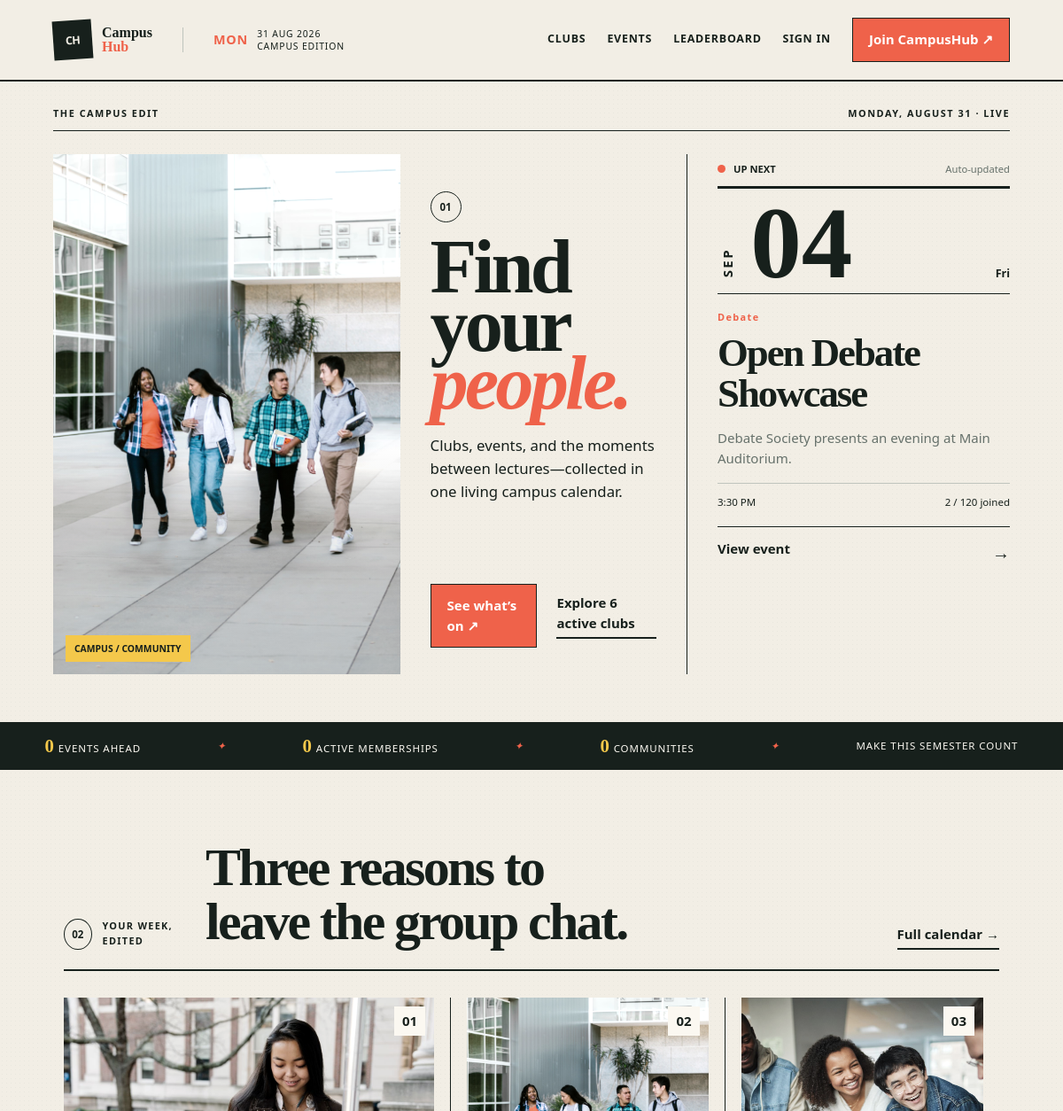
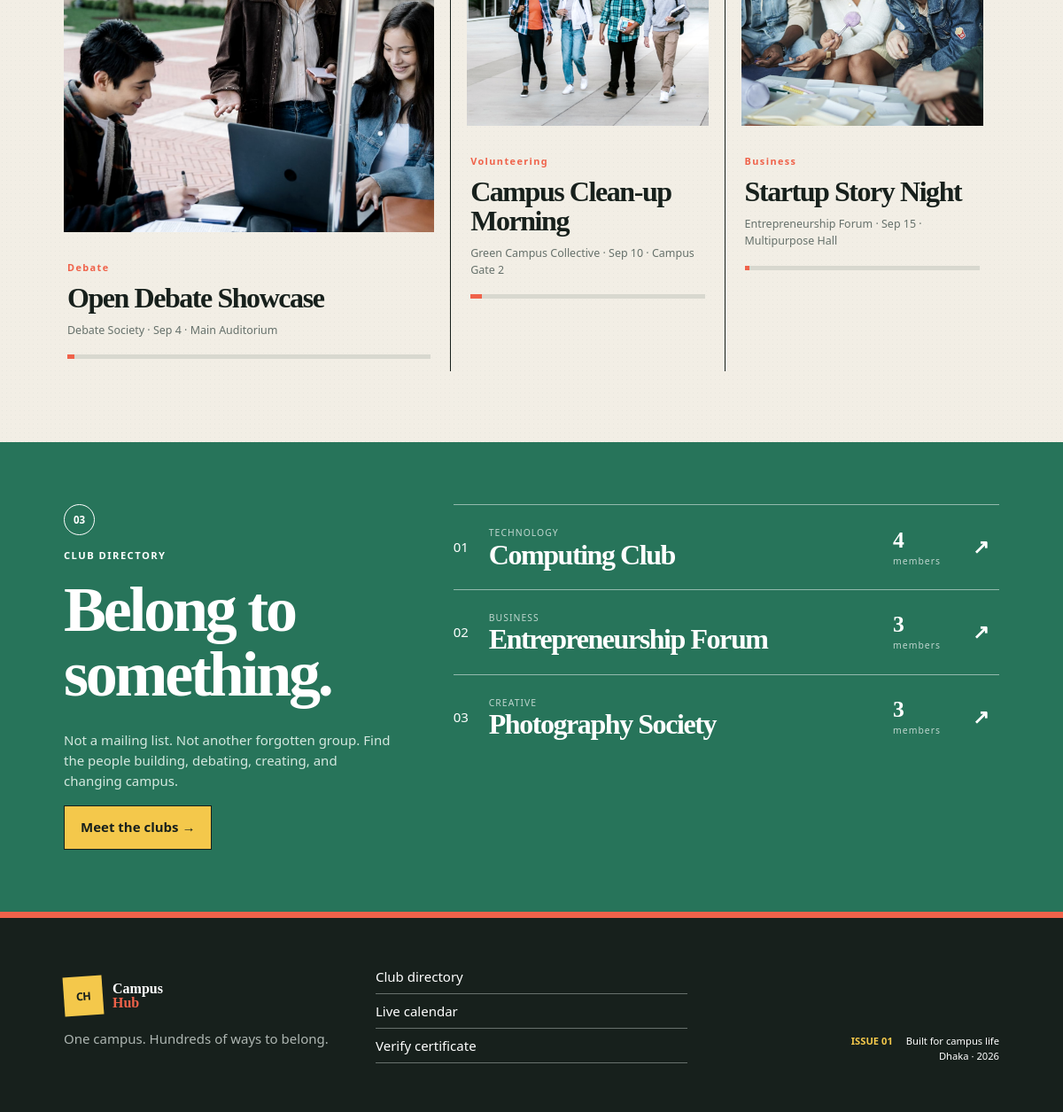
The page / on the database its author committed (2 pictures, top to bottom).
### tables this page shows
CREATE TABLE events (
  event_id BIGINT UNSIGNED AUTO_INCREMENT PRIMARY KEY,
  club_id BIGINT UNSIGNED NOT NULL,
  created_by_user_id BIGINT UNSIGNED NOT NULL,
  title VARCHAR(180) NOT NULL,
  description TEXT NOT NULL,
  event_category VARCHAR(80) NOT NULL,
  event_date DATE NOT NULL,
  start_time TIME NOT NULL,
  end_time TIME NULL,
  venue VARCHAR(180) NOT NULL,
  maximum_participants INT UNSIGNED NOT NULL,
  registration_deadline DATE NULL,
  poster VARCHAR(255) NULL,
  status ENUM('Draft','Upcoming','Ongoing','Completed','Cancelled') NOT NULL DEFAULT 'Draft',
  created_at TIMESTAMP NOT NULL DEFAULT CURRENT_TIMESTAMP,
  updated_at TIMESTAMP NOT NULL DEFAULT CURRENT_TIMESTAMP ON UPDATE CURRENT_TIMESTAMP,
  CONSTRAINT fk_event_club FOREIGN KEY (club_id) REFERENCES clubs(club_id) ON DELETE CASCADE,
  CONSTRAINT fk_event_creator FOREIGN KEY (created_by_user_id) REFERENCES users(user_id),
  CONSTRAINT chk_event_capacity CHECK (maximum_participants > 0),
  CONSTRAINT chk_event_deadline CHECK (registration_deadline IS NULL OR registration_deadline <= event_date),
  INDEX idx_event_discovery (status, event_date, event_category)
);

CREATE TABLE clubs (
  club_id BIGINT UNSIGNED AUTO_INCREMENT PRIMARY KEY,
  club_name VARCHAR(140) NOT NULL UNIQUE,
  description TEXT NOT NULL,
  category VARCHAR(80) NOT NULL,
  logo VARCHAR(255) NULL,
  contact_information VARCHAR(190) NULL,
  status ENUM('Pending','Active','Suspended') NOT NULL DEFAULT 'Pending',
  created_at TIMESTAMP NOT NULL DEFAULT CURRENT_TIMESTAMP,
  INDEX idx_club_category_status (category, status)
);

### includes/functions.php (called while the page is built, shortened)
<?php
function e(?string $value): string
{
    return htmlspecialchars($value ?? '', ENT_QUOTES, 'UTF-8');
}
function app_base_url(): string
{
    static $baseUrl = null;
    if ($baseUrl !== null) {
        return $baseUrl;
    }
    $scriptName = str_replace('\\', '/', $_SERVER['SCRIPT_NAME'] ?? '');
    foreach (['/diha/', '/faisal/', '/rifat/', '/mixed/'] as $folder) {
        $position = strpos($scriptName, $folder);
    }
    $baseUrl = rtrim(str_replace('\\', '/', dirname($scriptName)), '/.');
    return $baseUrl;
}
function app_url(string $path = ''): string
{
    $baseUrl = app_base_url();
    $cleanPath = ltrim($path, '/');
    return $cleanPath === '' ? ($baseUrl ?: '/') . '/' : $baseUrl . '/' . $cleanPath;
}
function media_url(?string $path): string
{
    $path = trim((string) $path);
    if (str_starts_with($path, 'assets/') || str_starts_with($path, 'uploads/')) {
        $path = 'mixed/' . $path;
    }
    return app_url($path);
}

### config/database.php (called while the page is built, shortened)
<?php
function db(): PDO
{
    static $pdo = null;
    if ($pdo instanceof PDO) {
        return $pdo;
    }
    $dsn = sprintf('mysql:host=%s;port=%s;dbname=%s;charset=utf8mb4', DB_HOST, DB_PORT, DB_NAME);
    try {
        $pdo = new PDO($dsn, DB_USER, DB_PASS, [
            PDO::ATTR_ERRMODE => PDO::ERRMODE_EXCEPTION,
            PDO::ATTR_DEFAULT_FETCH_MODE => PDO::FETCH_ASSOC,
            PDO::ATTR_EMULATE_PREPARES => false,
        ]);
    } catch (PDOException $exception) {
        http_response_code(500);
        exit('Database connection failed. Start MySQL, import mixed/database/schema.sql and mixed/database/seed.sql in phpMyAdmin, then check mixed/config/database.php.');
    }
    return $pdo;
}

### index.php (the view, shortened to what this page needs)
<?php
$stats = ['clubs' => (int)db()->query("SELECT COUNT(*) FROM clubs WHERE status='Active'")->fetchColumn(),'events' => (int)db()->query("SELECT COUNT(*) FROM events WHERE status='Upcoming' AND event_date>=CURDATE()")->fetchColumn(),'members' => (int)db()->query("SELECT COUNT(*) FROM club_membership WHERE approval_status='Approved' AND membership_status='Active'")->fetchColumn()];
$featured = db()->query("SELECT e.*,c.club_name,COUNT(er.registration_id) registration_count FROM events e JOIN clubs c ON c.club_id=e.club_id LEFT JOIN event_registration er ON er.event_id=e.event_id AND er.registration_status='Registered' WHERE e.status='Upcoming' AND e.event_date>=CURDATE() GROUP BY e.event_id ORDER BY e.event_date,e.start_time LIMIT 3")->fetchAll();
$clubs = db()->query("SELECT c.*,COUNT(DISTINCT cm.membership_id) member_count,MIN(e.event_date) next_event FROM clubs c LEFT JOIN club_membership cm ON cm.club_id=c.club_id AND cm.approval_status='Approved' LEFT JOIN events e ON e.club_id=c.club_id AND e.status='Upcoming' AND e.event_date>=CURDATE() WHERE c.status='Active' GROUP BY c.club_id ORDER BY member_count DESC LIMIT 3")->fetchAll();
$hero = $featured[0] ?? null;
$images = ['assets/images/campus-study.jpg','assets/images/club-collaboration.jpg','assets/images/campus-walk.jpg'];
require __DIR__.'/includes/header.php';
?>
<section class="front-page">
  <div class="front-kicker"><span>THE CAMPUS EDIT</span><span><?=e(strtoupper(date('l, F j')))?> · LIVE</span></div>
  <div class="lead-grid">
    <article class="lead-story">
      <div class="lead-photo"><img src="<?= e(app_url('mixed/assets/images/campus-walk.jpg')) ?>" alt="Students walking together on campus"><span class="photo-label">CAMPUS / COMMUNITY</span></div>
      <div class="lead-copy"><span class="section-number">01</span><h1>Find your<br><em>people.</em></h1><p>Clubs, events, and the moments between lectures—collected in one living campus calendar.</p><div class="hero-actions"><a class="button button-coral" href="<?= e(app_url('diha/events.php')) ?>">See what’s on ↗</a><a class="underlined-link" href="<?= e(app_url('diha/clubs.php')) ?>">Explore <?= $stats['clubs'] ?> active clubs</a></div></div>
    </article>
    <aside class="now-column">
      <div class="now-head"><span class="live-pip"></span><strong>UP NEXT</strong><span>Auto-updated</span></div>
      <?php if ($hero):?><div class="date-poster"><span><?=e(strtoupper(date('M', strtotime($hero['event_date']))))?></span><strong><?=e(date('d', strtotime($hero['event_date'])))?></strong><small><?=e(date('D', strtotime($hero['event_date'])))?></small></div><span class="story-tag"><?=e($hero['event_category'])?></span><h2><?=e($hero['title'])?></h2><p><?=e($hero['club_name'])?> presents an evening at <?=e($hero['venue'])?>.</p><div class="rule-meta"><span><?=e(date('g:i A', strtotime($hero['start_time'])))?></span><span><?=(int)$hero['registration_count']?> / <?=(int)$hero['maximum_participants']?> joined</span></div><a class="arrow-link" href="<?= e(app_url('diha/events.php')) ?>">View event <b>→</b></a><?php endif;?>
    </aside>
  </div>
</section>
<section class="ticker" aria-label="Live campus statistics"><div class="ticker-track"><span><b data-count="<?=$stats['events']?>">0</b> events ahead</span><i>✦</i><span><b data-count="<?=$stats['members']?>">0</b> active memberships</span><i>✦</i><span><b data-count="<?=$stats['clubs']?>">0</b> communities</span><i>✦</i><span>Make this semester count</span></div></section>
<section class="editorial-section">
  <header class="editorial-heading"><div><span class="section-number">02</span><p>YOUR WEEK, EDITED</p></div><h2>Three reasons to<br>leave the group chat.</h2><a class="underlined-link" href="<?= e(app_url('diha/events.php')) ?>">Full calendar →</a></header>
  <div class="story-grid"><?php foreach ($featured as $i => $event):?><article class="event-story reveal" style="--delay:<?=$i * 90?>ms"><div class="story-image"><img src="<?=e(media_url($event['poster'] ?: $images[$i % count($images)]))?>" alt=""><span><?=e(str_pad((string)($i + 1), 2, '0', STR_PAD_LEFT))?></span></div><div class="story-body"><span class="story-tag"><?=e($event['event_category'])?></span><h3><?=e($event['title'])?></h3><p><?=e($event['club_name'])?> · <?=e(date('M j', strtotime($event['event_date'])))?> · <?=e($event['venue'])?></p><div class="capacity"><span style="width:<?=min(100, round(((int)$event['registration_count'] / (int)$event['maximum_participants']) * 100))?>%"></span></div></div></article><?php endforeach;?></div>
</section>
<section class="club-spread"><div class="club-spread-intro"><span class="section-number">03</span><p>CLUB DIRECTORY</p><h2>Belong to<br>something.</h2><p>Not a mailing list. Not another forgotten group. Find the people building, debating, creating, and changing campus.</p><a class="button button-sun" href="<?= e(app_url('diha/clubs.php')) ?>">Meet the clubs →</a></div><div class="club-stack"><?php foreach ($clubs as $i => $club):?><a href="<?= e(app_url('diha/clubs.php')) ?>" class="club-line"><span>0<?=$i + 1?></span><div><small><?=e(strtoupper($club['category']))?></small><h3><?=e($club['club_name'])?></h3></div><div><b><?=(int)$club['member_count']?></b><small>members</small></div><strong>↗</strong></a><?php endforeach;?></div></section>
<?php require __DIR__.'/includes/footer.php';?>

### rows shown on the page
events: event_date "SEP", event_date "04", event_date "Fri", event_category "Debate", title "Open Debate Showcase", venue "Main Auditorium", start_time "3:30 PM", maximum_participants "120", poster (picture), i "01", club.club_name "Debate Society", event_date "Sep 4"
clubs: club_name "Debate Society"
events: poster (picture), i "02", event_category "Volunteering", title "Campus Clean-up Morning", club.club_name "Green Campus Collective", event_date "Sep 10", venue "Campus Gate 2"
events: poster (picture), i "03", event_category "Business", title "Startup Story Night", club.club_name "Entrepreneurship Forum", event_date "Sep 15", venue "Multipurpose Hall"
clubs: category "TECHNOLOGY", club_name "Computing Club", member_count "4"
clubs: category "BUSINESS", club_name "Entrepreneurship Forum", member_count "3"
clubs: category "CREATIVE", club_name "Photography Society", member_count "3"

### other values the page prints
$stats['clubs'] "6"
$hero['registration_count'] "2"
